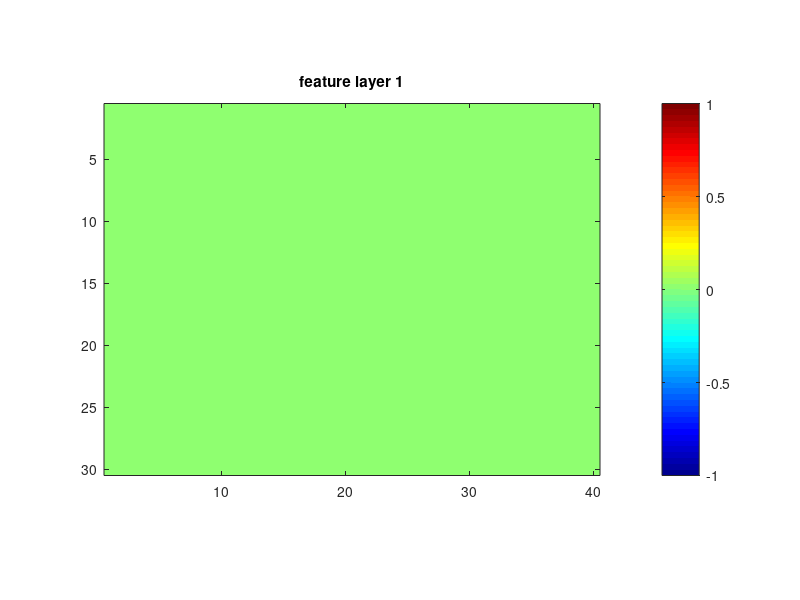
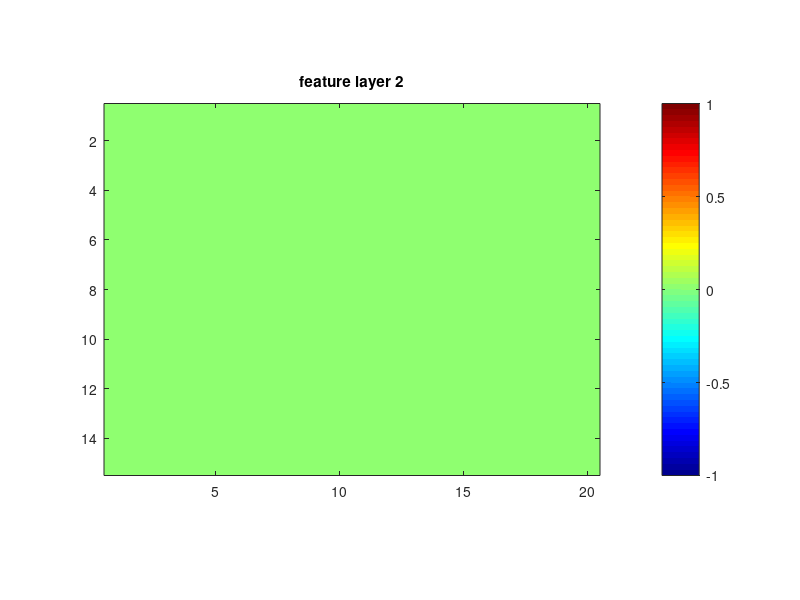
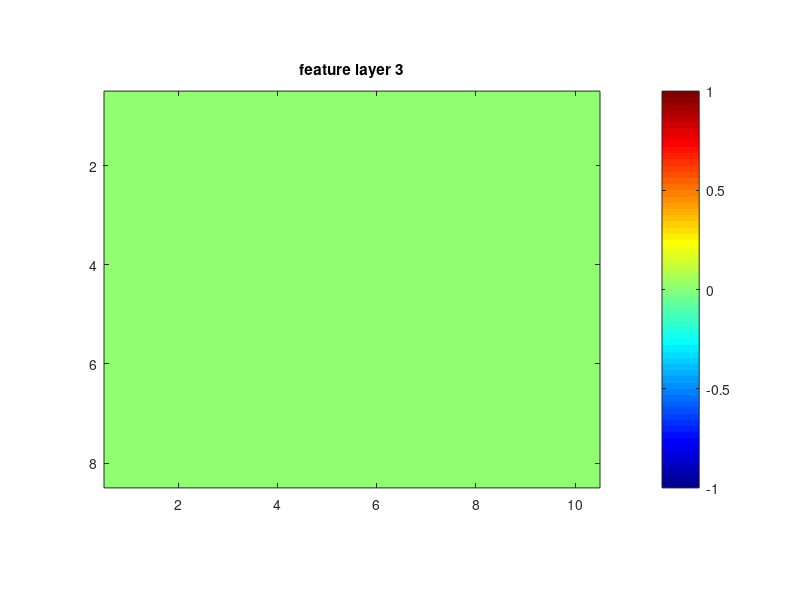
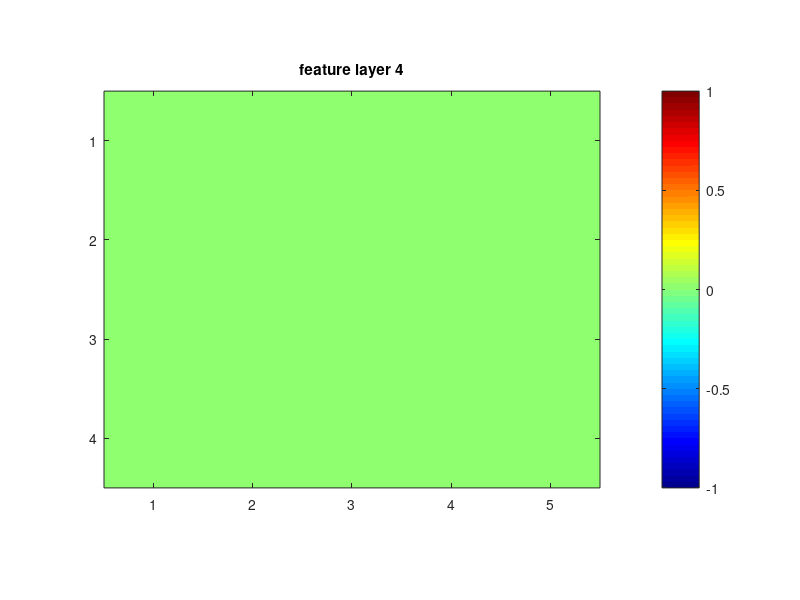

Write the MATLAB code that produced these figures, in order.
clc; clear; close all;
disp('===== Parsing <anchors>.txt and generate statistical results =====');

threshold = 0.5;
anchors_dir = './anchors_all/';
%feature_map_height = [22 22 11 6];
%feature_map_width = [75 75 38 19];
%anchors_per_location = [4 6 6 6];
% anchors_dir = './anchors/';
feature_map_height = [30 15 8 4 2 1];
feature_map_width = [40 20 10 5 3 2];
anchors_per_location = [4 6 6 6 4 4];
num_anchors = sum(feature_map_height .* feature_map_width .* anchors_per_location);
activated_anchors = zeros(num_anchors, 1);
files = dir(strcat(anchors_dir, '*.txt'));
imagenum = 32;  % number of the image
mode = 0;   % 0 - parse anchors, 1 - demo

% demo mode, show valid anchors, only parse one file
if mode == 1
    filename = sprintf('%06d.txt',imagenum);
    anchor_file = strcat(anchors_dir, filename);
    f = fopen(anchor_file);             
    anchors = textscan(f,'%f %f %f %f %f %f %f', 'delimiter', ',');
    fclose(f);
    index = anchors{1,1};
    cls_id = anchors{1,2};
    score = anchors{1,3};
    ax = anchors{1,4};
    ay = anchors{1,5};
    aw = anchors{1,6};
    ah = anchors{1,7};

    % get valid anchors
    valid_index = index(score > threshold);     % find anchors with score > threshold
    valid_index = valid_index + 1;              % change from 0-indexed to 1-indexed (range from 1 to #anchors)
    activated_anchors(valid_index) = activated_anchors(valid_index) + 1;
    valid_x = ax(valid_index);
    valid_y = ay(valid_index);
    valid_w = aw(valid_index);
    valid_h = ah(valid_index);
    valid_score = score(valid_index);
    
    % load image
    root_dir = '../../data/kitti/data_object_image_2';
    data_set = 'training';
    cam = 2;
    image_dir = fullfile(root_dir,[data_set '/image_' num2str(cam)]);
    img = imread(sprintf('%s/%06d.png',image_dir,imagenum));
    height = size(img, 1);
    width = size(img, 2);
    center_x = round(valid_x .* width);
    center_y = round(valid_y .* height);
    ww = round(valid_w .* width ./ 2);
    hh = round(valid_h .* height ./ 2);
    

    imshow(img);hold on;
    num_anchs_on_layer = feature_map_height .* feature_map_width .* anchors_per_location;
    num_anchs = cumsum(num_anchs_on_layer);
    for i = 1:size(valid_index,1)
        pos = [center_x-ww, center_y-hh, 2*ww, 2*hh];
        colors = ['r', 'g', 'b', 'y'];
        if valid_index(i) <= num_anchs(1)
            color = colors(1);
        elseif valid_index(i) <= num_anchs(2)
            color = colors(2);
        elseif valid_index(i) <= num_anchs(3)
            color = colors(3);
        else
            color = colors(4);
        end
        rect = rectangle('Position', pos(i,:), 'EdgeColor', color, 'LineWidth', 2);
%         label_text = sprintf('%.2f', valid_score(i));
%         txt = text(center_x(i),center_y(i)-hh(i)-6,label_text,'color','g',...
%             'BackgroundColor','k','HorizontalAlignment','center',...
%             'VerticalAlignment','bottom','FontWeight','bold',...
%             'FontSize',8);
%         pause(0.2);
%         delete(rect); delete(txt);
    end
    
    return
end

% get frequences of activated anchors
counter = 0;
for file = files'
    if mod(counter, 50) == 0
        sprintf('Processing %d files...', counter+1)
    end
    anchor_file = strcat(anchors_dir, file.name);
    f = fopen(anchor_file);             
    anchors = textscan(f,'%f %f %f %f %f %f %f', 'delimiter', ',');
    fclose(f);
    index = anchors{1,1};
    cls_id = anchors{1,2};
    score = anchors{1,3};
    ax = anchors{1,4};
    ay = anchors{1,5};
    aw = anchors{1,6};
    ah = anchors{1,7};

    valid_index = index(score > threshold);     % find anchors with score > threshold
    valid_index = valid_index + 1;              % change from 0-indexed to 1-indexed (range from 1 to #anchors)
    activated_anchors(valid_index) = activated_anchors(valid_index) + 1;
    counter = counter + 1;
end


% generate heatmap
i = 1;
freq_map = cell(1,size(feature_map_height, 2));
for scale_ind = 1:size(feature_map_height, 2)
    feature_h = feature_map_height(scale_ind);
    feature_w = feature_map_width(scale_ind);
    freq_map{1,scale_ind} = zeros(feature_h, feature_w);
    anchs_per_loc = anchors_per_location(scale_ind);
    for r = 1:feature_h
        for c = 1:feature_w
            for a = 1:anchs_per_loc
                freq_map{1,scale_ind}(r,c) = freq_map{1,scale_ind}(r,c) + activated_anchors(i);
                i = i + 1;
            end
        end
    end
end

for scale_ind = 1:size(feature_map_height, 2)
    figure;
    colormap('jet');
    imagesc(freq_map{1,scale_ind});
    daspect([1 1 1]);
    colorbar;
    title(sprintf('feature layer %d', scale_ind));
end

